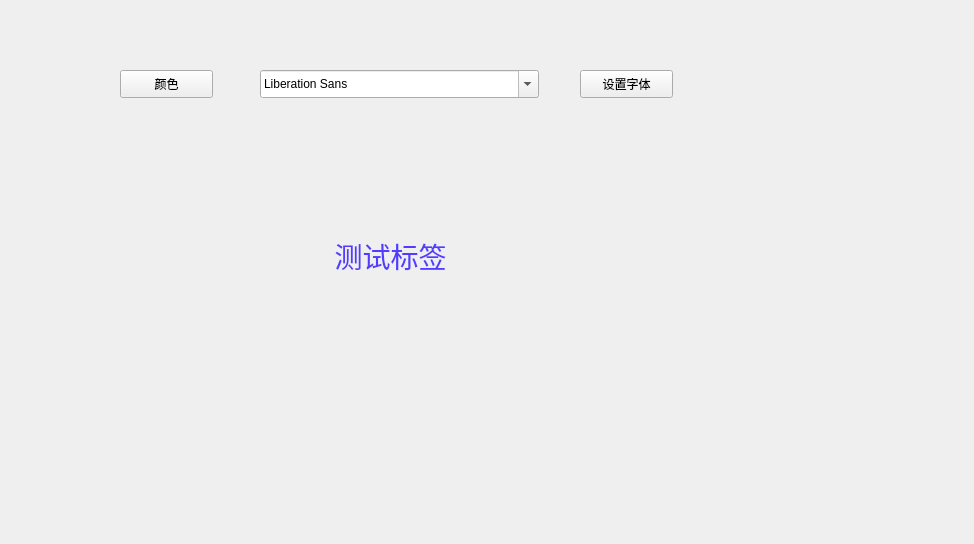
<?xml version="1.0" encoding="UTF-8"?>
<ui version="4.0">
 <class>Form</class>
 <widget class="QWidget" name="Form">
  <property name="geometry">
   <rect>
    <x>0</x>
    <y>0</y>
    <width>974</width>
    <height>544</height>
   </rect>
  </property>
  <property name="windowTitle">
   <string>Form</string>
  </property>
  <widget class="QPushButton" name="color">
   <property name="geometry">
    <rect>
     <x>120</x>
     <y>70</y>
     <width>93</width>
     <height>28</height>
    </rect>
   </property>
   <property name="text">
    <string>颜色</string>
   </property>
  </widget>
  <widget class="QFontComboBox" name="font_com">
   <property name="geometry">
    <rect>
     <x>260</x>
     <y>70</y>
     <width>279</width>
     <height>28</height>
    </rect>
   </property>
  </widget>
  <widget class="QLabel" name="label">
   <property name="geometry">
    <rect>
     <x>150</x>
     <y>210</y>
     <width>481</width>
     <height>91</height>
    </rect>
   </property>
   <property name="palette">
    <palette>
     <active>
      <colorrole role="WindowText">
       <brush brushstyle="SolidPattern">
        <color alpha="255">
         <red>83</red>
         <green>60</green>
         <blue>255</blue>
        </color>
       </brush>
      </colorrole>
      <colorrole role="Button">
       <brush brushstyle="SolidPattern">
        <color alpha="255">
         <red>67</red>
         <green>54</green>
         <blue>240</blue>
        </color>
       </brush>
      </colorrole>
      <colorrole role="Light">
       <brush brushstyle="SolidPattern">
        <color alpha="255">
         <red>169</red>
         <green>163</green>
         <blue>255</blue>
        </color>
       </brush>
      </colorrole>
      <colorrole role="Midlight">
       <brush brushstyle="SolidPattern">
        <color alpha="255">
         <red>118</red>
         <green>108</green>
         <blue>247</blue>
        </color>
       </brush>
      </colorrole>
      <colorrole role="Dark">
       <brush brushstyle="SolidPattern">
        <color alpha="255">
         <red>33</red>
         <green>27</green>
         <blue>120</blue>
        </color>
       </brush>
      </colorrole>
      <colorrole role="Mid">
       <brush brushstyle="SolidPattern">
        <color alpha="255">
         <red>44</red>
         <green>36</green>
         <blue>160</blue>
        </color>
       </brush>
      </colorrole>
      <colorrole role="Text">
       <brush brushstyle="SolidPattern">
        <color alpha="255">
         <red>0</red>
         <green>0</green>
         <blue>0</blue>
        </color>
       </brush>
      </colorrole>
      <colorrole role="BrightText">
       <brush brushstyle="SolidPattern">
        <color alpha="255">
         <red>255</red>
         <green>255</green>
         <blue>255</blue>
        </color>
       </brush>
      </colorrole>
      <colorrole role="ButtonText">
       <brush brushstyle="SolidPattern">
        <color alpha="255">
         <red>0</red>
         <green>0</green>
         <blue>0</blue>
        </color>
       </brush>
      </colorrole>
      <colorrole role="Base">
       <brush brushstyle="SolidPattern">
        <color alpha="255">
         <red>255</red>
         <green>255</green>
         <blue>255</blue>
        </color>
       </brush>
      </colorrole>
      <colorrole role="Window">
       <brush brushstyle="SolidPattern">
        <color alpha="255">
         <red>67</red>
         <green>54</green>
         <blue>240</blue>
        </color>
       </brush>
      </colorrole>
      <colorrole role="Shadow">
       <brush brushstyle="SolidPattern">
        <color alpha="255">
         <red>0</red>
         <green>0</green>
         <blue>0</blue>
        </color>
       </brush>
      </colorrole>
      <colorrole role="AlternateBase">
       <brush brushstyle="SolidPattern">
        <color alpha="255">
         <red>161</red>
         <green>154</green>
         <blue>247</blue>
        </color>
       </brush>
      </colorrole>
      <colorrole role="ToolTipBase">
       <brush brushstyle="SolidPattern">
        <color alpha="255">
         <red>255</red>
         <green>255</green>
         <blue>220</blue>
        </color>
       </brush>
      </colorrole>
      <colorrole role="ToolTipText">
       <brush brushstyle="SolidPattern">
        <color alpha="255">
         <red>0</red>
         <green>0</green>
         <blue>0</blue>
        </color>
       </brush>
      </colorrole>
      <colorrole role="PlaceholderText">
       <brush brushstyle="SolidPattern">
        <color alpha="128">
         <red>0</red>
         <green>0</green>
         <blue>0</blue>
        </color>
       </brush>
      </colorrole>
     </active>
     <inactive>
      <colorrole role="WindowText">
       <brush brushstyle="SolidPattern">
        <color alpha="255">
         <red>83</red>
         <green>60</green>
         <blue>255</blue>
        </color>
       </brush>
      </colorrole>
      <colorrole role="Button">
       <brush brushstyle="SolidPattern">
        <color alpha="255">
         <red>67</red>
         <green>54</green>
         <blue>240</blue>
        </color>
       </brush>
      </colorrole>
      <colorrole role="Light">
       <brush brushstyle="SolidPattern">
        <color alpha="255">
         <red>169</red>
         <green>163</green>
         <blue>255</blue>
        </color>
       </brush>
      </colorrole>
      <colorrole role="Midlight">
       <brush brushstyle="SolidPattern">
        <color alpha="255">
         <red>118</red>
         <green>108</green>
         <blue>247</blue>
        </color>
       </brush>
      </colorrole>
      <colorrole role="Dark">
       <brush brushstyle="SolidPattern">
        <color alpha="255">
         <red>33</red>
         <green>27</green>
         <blue>120</blue>
        </color>
       </brush>
      </colorrole>
      <colorrole role="Mid">
       <brush brushstyle="SolidPattern">
        <color alpha="255">
         <red>44</red>
         <green>36</green>
         <blue>160</blue>
        </color>
       </brush>
      </colorrole>
      <colorrole role="Text">
       <brush brushstyle="SolidPattern">
        <color alpha="255">
         <red>0</red>
         <green>0</green>
         <blue>0</blue>
        </color>
       </brush>
      </colorrole>
      <colorrole role="BrightText">
       <brush brushstyle="SolidPattern">
        <color alpha="255">
         <red>255</red>
         <green>255</green>
         <blue>255</blue>
        </color>
       </brush>
      </colorrole>
      <colorrole role="ButtonText">
       <brush brushstyle="SolidPattern">
        <color alpha="255">
         <red>0</red>
         <green>0</green>
         <blue>0</blue>
        </color>
       </brush>
      </colorrole>
      <colorrole role="Base">
       <brush brushstyle="SolidPattern">
        <color alpha="255">
         <red>255</red>
         <green>255</green>
         <blue>255</blue>
        </color>
       </brush>
      </colorrole>
      <colorrole role="Window">
       <brush brushstyle="SolidPattern">
        <color alpha="255">
         <red>67</red>
         <green>54</green>
         <blue>240</blue>
        </color>
       </brush>
      </colorrole>
      <colorrole role="Shadow">
       <brush brushstyle="SolidPattern">
        <color alpha="255">
         <red>0</red>
         <green>0</green>
         <blue>0</blue>
        </color>
       </brush>
      </colorrole>
      <colorrole role="AlternateBase">
       <brush brushstyle="SolidPattern">
        <color alpha="255">
         <red>161</red>
         <green>154</green>
         <blue>247</blue>
        </color>
       </brush>
      </colorrole>
      <colorrole role="ToolTipBase">
       <brush brushstyle="SolidPattern">
        <color alpha="255">
         <red>255</red>
         <green>255</green>
         <blue>220</blue>
        </color>
       </brush>
      </colorrole>
      <colorrole role="ToolTipText">
       <brush brushstyle="SolidPattern">
        <color alpha="255">
         <red>0</red>
         <green>0</green>
         <blue>0</blue>
        </color>
       </brush>
      </colorrole>
      <colorrole role="PlaceholderText">
       <brush brushstyle="SolidPattern">
        <color alpha="128">
         <red>0</red>
         <green>0</green>
         <blue>0</blue>
        </color>
       </brush>
      </colorrole>
     </inactive>
     <disabled>
      <colorrole role="WindowText">
       <brush brushstyle="SolidPattern">
        <color alpha="255">
         <red>33</red>
         <green>27</green>
         <blue>120</blue>
        </color>
       </brush>
      </colorrole>
      <colorrole role="Button">
       <brush brushstyle="SolidPattern">
        <color alpha="255">
         <red>67</red>
         <green>54</green>
         <blue>240</blue>
        </color>
       </brush>
      </colorrole>
      <colorrole role="Light">
       <brush brushstyle="SolidPattern">
        <color alpha="255">
         <red>169</red>
         <green>163</green>
         <blue>255</blue>
        </color>
       </brush>
      </colorrole>
      <colorrole role="Midlight">
       <brush brushstyle="SolidPattern">
        <color alpha="255">
         <red>118</red>
         <green>108</green>
         <blue>247</blue>
        </color>
       </brush>
      </colorrole>
      <colorrole role="Dark">
       <brush brushstyle="SolidPattern">
        <color alpha="255">
         <red>33</red>
         <green>27</green>
         <blue>120</blue>
        </color>
       </brush>
      </colorrole>
      <colorrole role="Mid">
       <brush brushstyle="SolidPattern">
        <color alpha="255">
         <red>44</red>
         <green>36</green>
         <blue>160</blue>
        </color>
       </brush>
      </colorrole>
      <colorrole role="Text">
       <brush brushstyle="SolidPattern">
        <color alpha="255">
         <red>33</red>
         <green>27</green>
         <blue>120</blue>
        </color>
       </brush>
      </colorrole>
      <colorrole role="BrightText">
       <brush brushstyle="SolidPattern">
        <color alpha="255">
         <red>255</red>
         <green>255</green>
         <blue>255</blue>
        </color>
       </brush>
      </colorrole>
      <colorrole role="ButtonText">
       <brush brushstyle="SolidPattern">
        <color alpha="255">
         <red>33</red>
         <green>27</green>
         <blue>120</blue>
        </color>
       </brush>
      </colorrole>
      <colorrole role="Base">
       <brush brushstyle="SolidPattern">
        <color alpha="255">
         <red>67</red>
         <green>54</green>
         <blue>240</blue>
        </color>
       </brush>
      </colorrole>
      <colorrole role="Window">
       <brush brushstyle="SolidPattern">
        <color alpha="255">
         <red>67</red>
         <green>54</green>
         <blue>240</blue>
        </color>
       </brush>
      </colorrole>
      <colorrole role="Shadow">
       <brush brushstyle="SolidPattern">
        <color alpha="255">
         <red>0</red>
         <green>0</green>
         <blue>0</blue>
        </color>
       </brush>
      </colorrole>
      <colorrole role="AlternateBase">
       <brush brushstyle="SolidPattern">
        <color alpha="255">
         <red>67</red>
         <green>54</green>
         <blue>240</blue>
        </color>
       </brush>
      </colorrole>
      <colorrole role="ToolTipBase">
       <brush brushstyle="SolidPattern">
        <color alpha="255">
         <red>255</red>
         <green>255</green>
         <blue>220</blue>
        </color>
       </brush>
      </colorrole>
      <colorrole role="ToolTipText">
       <brush brushstyle="SolidPattern">
        <color alpha="255">
         <red>0</red>
         <green>0</green>
         <blue>0</blue>
        </color>
       </brush>
      </colorrole>
      <colorrole role="PlaceholderText">
       <brush brushstyle="SolidPattern">
        <color alpha="128">
         <red>0</red>
         <green>0</green>
         <blue>0</blue>
        </color>
       </brush>
      </colorrole>
     </disabled>
    </palette>
   </property>
   <property name="font">
    <font>
     <pointsize>21</pointsize>
     <weight>50</weight>
     <bold>false</bold>
    </font>
   </property>
   <property name="text">
    <string>测试标签</string>
   </property>
   <property name="textFormat">
    <enum>Qt::MarkdownText</enum>
   </property>
   <property name="alignment">
    <set>Qt::AlignCenter</set>
   </property>
  </widget>
  <widget class="QPushButton" name="set_font">
   <property name="geometry">
    <rect>
     <x>580</x>
     <y>70</y>
     <width>93</width>
     <height>28</height>
    </rect>
   </property>
   <property name="text">
    <string>设置字体</string>
   </property>
  </widget>
 </widget>
 <resources/>
 <connections/>
</ui>
